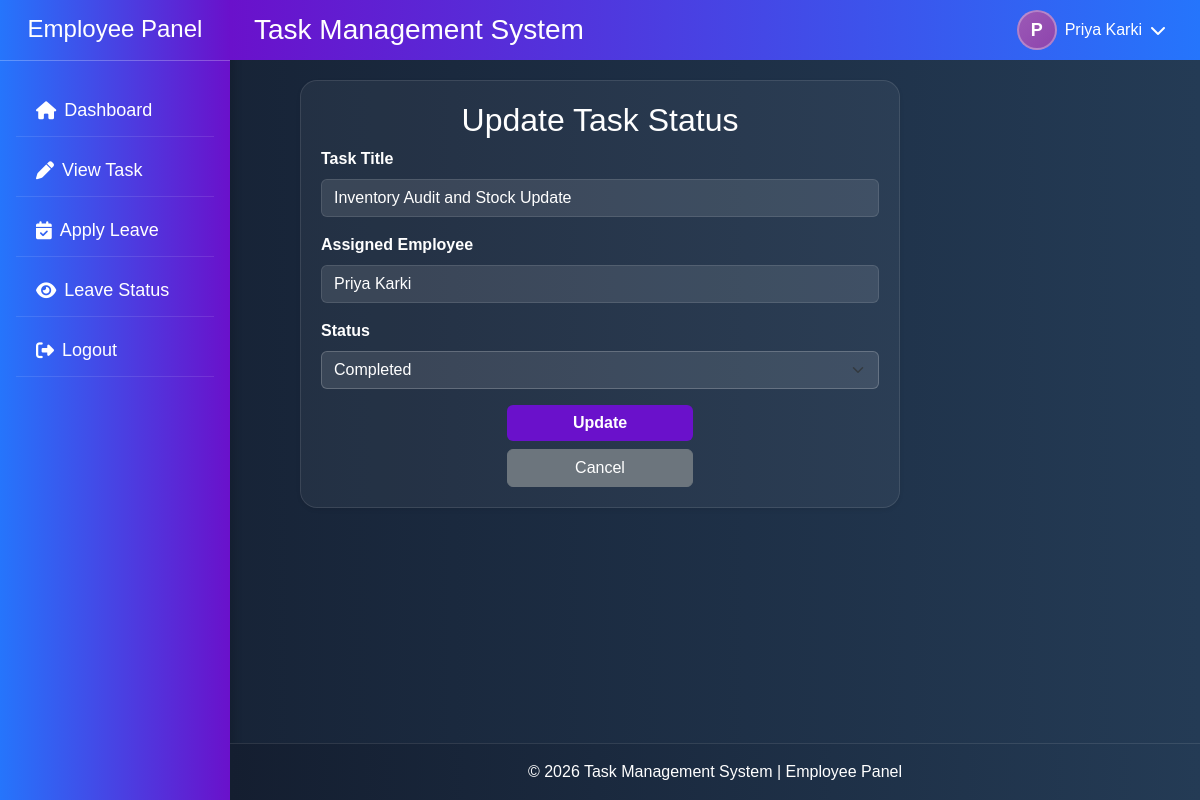
The app's page /user/task/task_status.php?id=18 (signed in) with its own data.
### tables this page shows
CREATE TABLE `task_assign` (
  `record_id` int(11) NOT NULL,
  `task_id` int(11) DEFAULT NULL,
  `users_id` int(11) DEFAULT NULL,
  `status` varchar(50) DEFAULT NULL
);

CREATE TABLE `task_manage` (
  `task_id` int(11) NOT NULL,
  `task_title` varchar(255) DEFAULT NULL,
  `task_description` text DEFAULT NULL,
  `created_date` datetime DEFAULT NULL,
  `users_id` int(11) DEFAULT NULL,
  `start_date` date DEFAULT NULL,
  `end_date` date DEFAULT NULL,
  `priority` varchar(50) DEFAULT NULL
);

CREATE TABLE `users` (
  `users_id` int(11) NOT NULL,
  `profile_photo` varchar(255) DEFAULT 'default.png',
  `fullname` varchar(100) DEFAULT NULL,
  `username` varchar(100) DEFAULT NULL,
  `email` varchar(100) DEFAULT NULL,
  `mobile` varchar(15) DEFAULT NULL,
  `password` varchar(255) DEFAULT NULL,
  `role` enum('admin','staff') NOT NULL DEFAULT 'staff',
  `created_at` datetime DEFAULT NULL,
  `last_login` datetime DEFAULT NULL
);

### user/task/task_status.php (the view, shortened to what this page needs)
<?php
$redirect_url = 'task_manage.php';
$task_id = isset($_GET['id']) ? intval($_GET['id']) : 0;
$user_id = isset($_SESSION['users_id']) ? intval($_SESSION['users_id']) : 0;
if ($task_id <= 0 || $user_id <= 0) {
    $data = null;
} else {
    $query = "SELECT t.record_id, t.status, t.task_id, u.fullname, tm.task_title
              FROM task_assign t
              JOIN users u ON t.users_id = u.users_id
              JOIN task_manage tm ON t.task_id = tm.task_id
              WHERE t.task_id = $task_id AND t.users_id = $user_id
              LIMIT 1";
    $result = mysqli_query($conn, $query);
    if ($result && mysqli_num_rows($result) > 0) {
        $data = mysqli_fetch_assoc($result);
    } else {
        $data = null;
    }
}
$employee_name = $data['fullname'] ?? '';
$task_title = $data['task_title'] ?? '';
$status = $data['status'] ?? '';
?>
<div class="container card " style="max-width: 600px; margin-top: 80px;  padding: 20px;">
    <center><h2>Update Task Status</h2></center>
    <?php if ($data): ?>
        <form method="POST"
              onsubmit="return confirm('Are you sure you want to update the task status for <?php echo addslashes($employee_name); ?>?');">
            <div class="mb-3">
                <label class="form-label fw-bold">Task Title</label>
                <input type="text" class="form-control" value="<?php echo htmlspecialchars($task_title); ?>" readonly>
            </div>
            <div class="mb-3">
                <label class="form-label fw-bold">Assigned Employee</label>
                <input type="text" class="form-control" value="<?php echo htmlspecialchars($employee_name); ?>" readonly>
            </div>
            <div class="mb-3">
                <label class="form-label fw-bold">Status</label>
                <select class="form-select" name="status" required>
                    <?php
                    $options = ['Not Started', 'In Progress', 'Completed', 'On Hold', 'Cancelled', 'Pending'];
                    foreach ($options as $opt) {
                        $selected = ($status == $opt) ? 'selected' : '';
                        echo "<option value='$opt' $selected>$opt</option>";
                    }
                    ?>
                </select>
            </div>
            <div class="d-grid gap-2 col-4 mx-auto">
                <button type="submit" class="btn btn-primary">Update</button>
                <a href="<?php echo $redirect_url; ?>" class="btn btn-secondary">Cancel</a>
            </div>
        </form>
    <?php else: ?>
        <div class="alert alert-danger text-center mt-3">❌ Task not found.</div>
    <?php endif; ?>
</div>

### assets/css/style.css (style rules this page uses)
html, body { height: 100%; margin: 0; padding: 0; }
body { display: flex; flex-direction: column; min-height: 100vh; padding: 0; font-family: Arial, sans-serif; background: linear-gradient(to right, #141e30, #243b55); color: white; position: relative; }
.form-control { background-color: rgba(255, 255, 255, 0.1); border: none; color: white; }
.form-control::placeholder { color: rgb(199, 195, 195); }
.form-control, .form-select { background-color: rgba(255, 255, 255, 0.1); color: white; border: 1px solid rgba(255, 255, 255, 0.2); }
.form-control::placeholder, .form-select option { color: #ddd; }
select[name="emp_id"] option, select[name="department"] option, select[name="role"] option, select[name="designation"] option, select[name="status"] option { color: #000 !important; }
.btn-primary { background-color: #6a11cb; border: none; font-weight: bold; }
.card { background: rgba(255, 255, 255, 0.05) !important; border: 1px solid rgba(255, 255, 255, 0.1); box-shadow: 0 4px 20px rgba(0, 0, 0, 0.2); border-radius: 17px; color: white; box-shadow: 0 0.125rem 0.25rem rgba(0, 0, 0, 0.075); margin-bottom: 1rem; }

### records on screen
task_assign: task.task_title "Inventory Audit and Stock Update", users.fullname "Priya Karki"

### other values on screen
$firstLetter "P"
$loggedInName "Priya Karki"
form field status "Completed"
